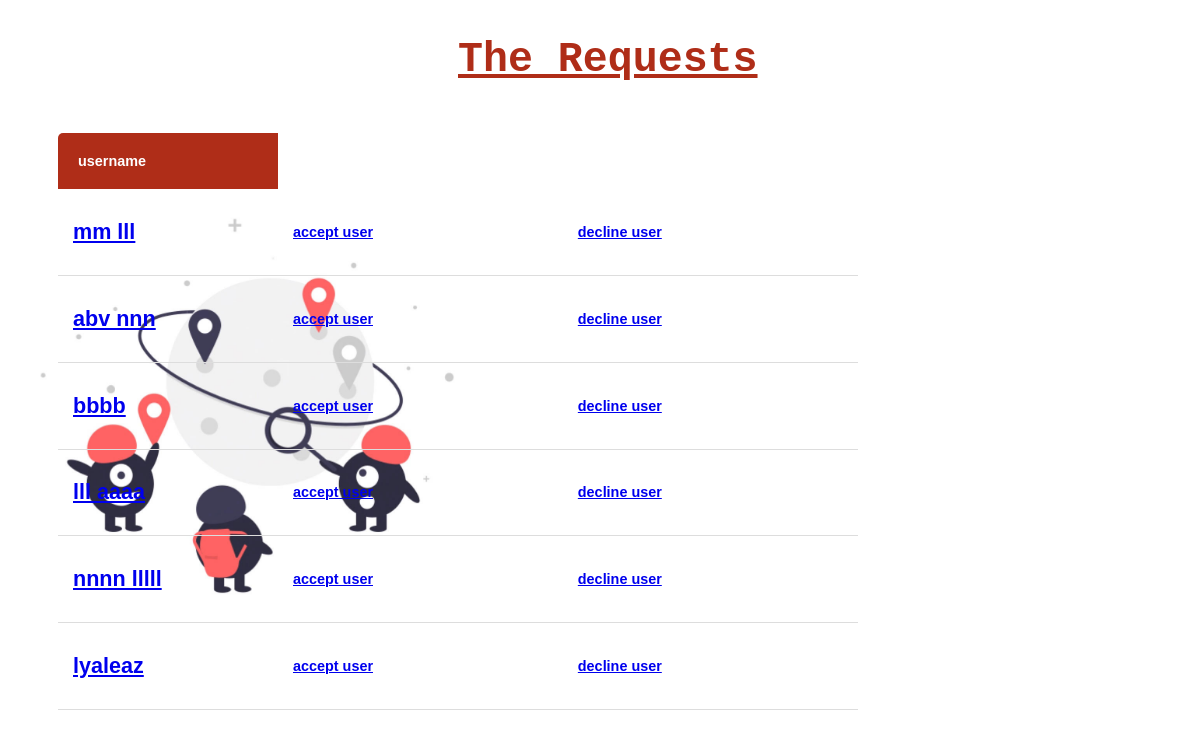
Page /Request/ on the earlier database version.
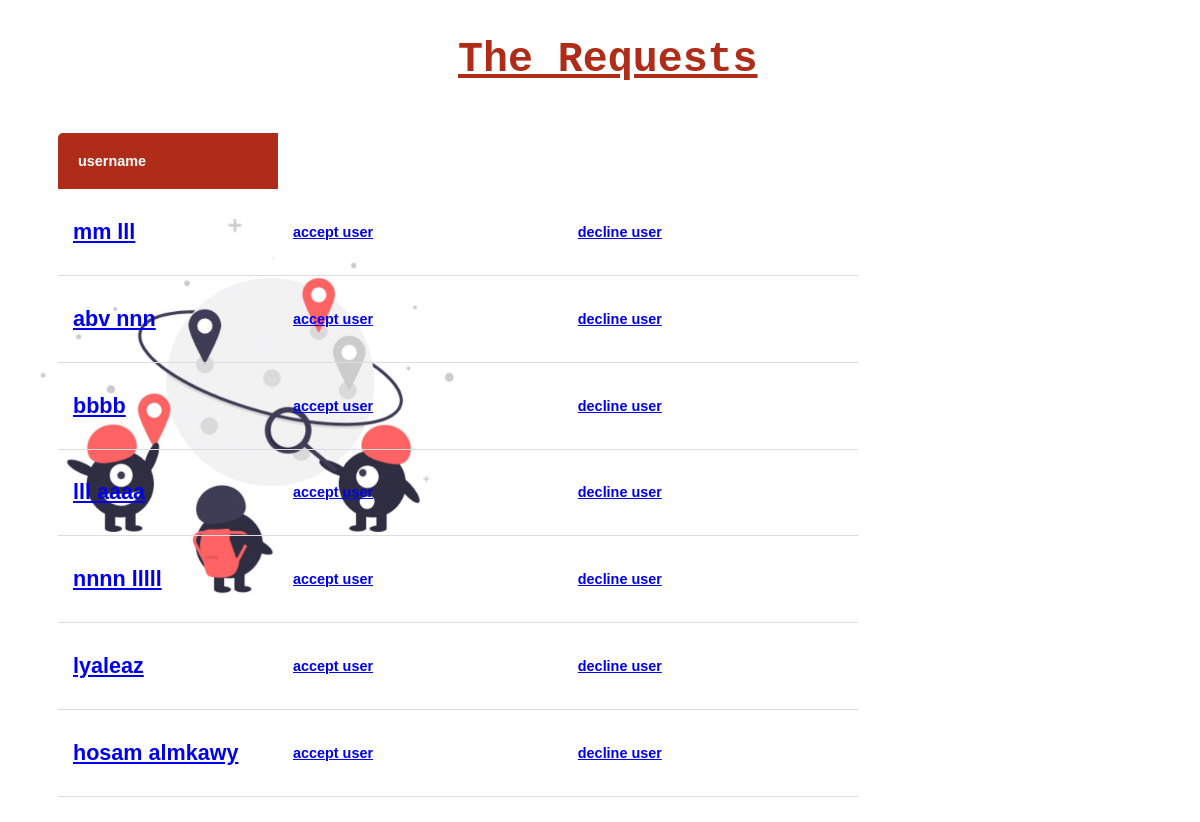
Same page on the later database version.
### project/models.py (models this page shows)
class User(AbstractUser):
    is_passenger=models.BooleanField(default=False)
    is_Admin=models.BooleanField(default=False)

class Driver(User):
    companyName=models.CharField(max_length=100,default='')
    phone=models.CharField(max_length=10,default='')
    is_ok= models.BooleanField(default=False)
    License=models.FileField(upload_to='files/', null=True)
    certificate=models.FileField(default=None)
    class Meta:
        db_table = 'Drivers'

class User(AbstractUser):
    is_passenger=models.BooleanField(default=False)
    is_Admin=models.BooleanField(default=False)

### project/views.py (the view)
# urls.py: path('Request/',views.Request,name="Request"),
def Request(request):
    userList= Driver.objects.filter(is_ok=False)
    return render(request, 'project/Request.html', {'users': userList})

### project/templates/project/Request.html (shortened to what this page needs)
{% load static %}
<!DOCTYPE html>
<html>
    <head>
        <link rel="stylesheet" href="">
    </head>
<body  style="background-image:url('{% static 'img/unnamed.jpg' %}'); background-repeat: no-repeat; background-size:100%;">
                  <div class="header" >
                   <h1> The Requests </h1>
                  </div>
<table class="content-table">
        <thead>
                <tr>
                  <th>username</th>
                </tr>
              </thead>
            {% for user in users %}
            <td> <a href="{% url 'detail' user.id %}"> <h2> {{user.username}} </h2> </a> </td>
                <td> <a href="{% url 'Accept' user.id %}"> <h4> accept user </h4> </a> </td>
                    <td> <a href="{% url 'Decline' user.id %}"> <h4> decline user </h4> </a> </td>
            {% endfor %}
    </body>
</html>

### project/templates/project/Request.html (style rules this page uses)
.content-table { border-collapse: collapse; margin: 25px 0; font-size: 0.9em; min-width: 800px; border-radius: 5px 5px 0 0; overflow: hidden; margin-left:50px; }
.content-table thead tr { font-family: sans-serif; background-color: #AF2D18; color: #ffffff; text-align: left; font-weight: bold; }
.content-table th { width: 180px; padding: 20px; }
.content-table td { font-family: sans-serif; padding: 12px 15px; }
div { height: 100px; color: #AF2D18; text-decoration: underline; margin-left:450px; overflow: hidden; font-family: "Lucida Console", monospace; font-weight: bold; font-size: 1.3rem; }

Differences in the rows shown:
added Driver: username "hosam almkawy"
